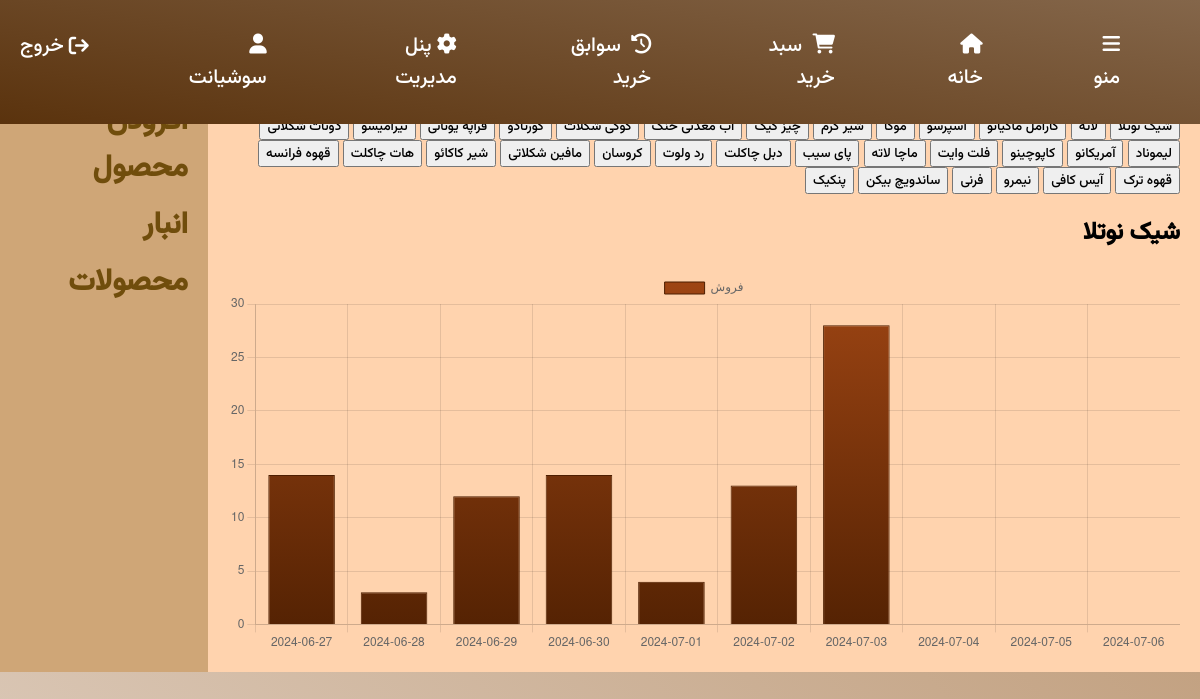
The app's page /management/ (signed in) with its own data.
### members/models.py (models this page shows)
class Member(AbstractBaseUser, PermissionsMixin):
    username = models.CharField(_("نام کاربری یا ایمیل"), max_length=255, unique=True, primary_key=True) # either user or email
    first_name = models.CharField(_("نام") ,max_length=255)
    last_name = models.CharField(_("نام خانوادگی"),max_length=255)
    phone_number = models.CharField(_("شماره همراه"),max_length=12, blank=True, null=True)
    password = models.CharField(_("رمز عبور"), max_length=128)
    created_date = models.DateTimeField(auto_now_add=True, null=True)
    last_login = models.DateTimeField(auto_now_add=True, blank=True, null=True)
    modified_date = models.DateTimeField(auto_now=True, null=True)
    is_active = models.BooleanField(_('active'), default=True)
    is_staff = models.BooleanField(_('staff status'), default=False)
    objects = MemberManager()
    USERNAME_FIELD = 'username'
    REQUIRED_FIELDS = ['first_name', 'last_name', 'password']
    class Meta:
        verbose_name = _('user')
        verbose_name_plural = _('users')
    def __str__(self):
        return self.first_name

### mainapp/models.py (models this page shows, shortened)
class Product(models.Model):
    CATEGORY_CHOICES = [
        ('hot_drinks', 'نوشیدنی گرم'),
        ('cold_drinks', 'نوشیدنی سرد'),
        ('cakes', 'کیک'),
        ('breakfast','صبحانه')
    ]
    category = models.CharField(_("دسته بندی محصول"),max_length=20, choices=CATEGORY_CHOICES, default='hot_drinks')
    name = models.CharField(_('نام'), max_length=255)
    description = models.CharField( _("توضیحات"), max_length=255, blank=True, null=True)
    price = models.DecimalField(_("قیمت"),default=0, max_digits=10, decimal_places=2, validators=[validators.MinValueValidator(0)])
    timeNeeded = models.IntegerField(_("زمان مورد نیاز"),default=0, validators=[validators.MaxValueValidator(60)])
    coffee = models.PositiveIntegerField(_("قهوه"),default=0)
    milk = models.PositiveIntegerField(_("شیر"),default=0)
    chocolate = models.PositiveIntegerField(_("شکلات"),default=0)
    flour = models.PositiveIntegerField(_("آرد"),default=0)
    sugar = models.PositiveIntegerField(_("شکر"),default=0)
    egg = models.PositiveIntegerField(_("تخم مرغ"),default=0)
    bread = models.PositiveIntegerField(_("نان"),default=0)
    image = models.ImageField(_("تصویر"),upload_to='products/')
    created_at = models.DateTimeField(auto_now_add=True)
    updated_at = models.DateTimeField(auto_now=True)
    sold_count = models.PositiveBigIntegerField(default=0)

### mainapp/views.py (the view)
# urls.py: path('management/', views.management_panel, name='management_panel'),
@staff_required
def management_panel(request):
    end_date = timezone.now().date()
    start_date = end_date - timedelta(days=9)
    dates = [start_date + timedelta(days=i) for i in range(10)]
    date_labels = [date.strftime("%Y-%m-%d") for date in dates]
    sales_data = defaultdict(lambda: {
        'labels': date_labels,
        'data': [0] * 10
    })
    last_week_sales = OrderProduct.objects.filter(order__order_date__date__range=[start_date, end_date])
    for sale in last_week_sales:
        product_name = sale.product.name
        sale_date = sale.order.order_date.date().strftime("%Y-%m-%d")
        if sale_date in sales_data[product_name]['labels']:
            index = sales_data[product_name]['labels'].index(sale_date)
            sales_data[product_name]['data'][index] += sale.quantity
    return render(request, 'mainapp/management_panel.html', {'sales_data': dict(sales_data)})

### templates/mainapp/management_panel.html (shortened to what this page needs)
{% extends 'base.html' %}
{% block content %}
<!DOCTYPE html>
<html lang="en">
<head>
    {% load static %}
    <link rel="stylesheet" href="{% static 'css/management_panel.css'%}">
</head>
<body>
    <div class="left-panel">
        <h1>نمودار فروش</h1>
        <div>
            {% for product_name in sales_data.keys %}
                <button onclick="showChart({{ forloop.counter0 }})">{{ product_name }}</button>
            {% endfor %}
        </div>
        <div>
            {% for product_name, data in sales_data.items %}
                <div class="chart-container" id="chart-container-{{ forloop.counter0 }}">
                    <h2>{{ product_name }}</h2>
                    <canvas id="chart-{{ forloop.counter0 }}" width="250" height="100"></canvas>
                </div>
                <script>
                    document.addEventListener("DOMContentLoaded", function() {
                        const ctx{{ forloop.counter0 }} = document.getElementById('chart-{{ forloop.counter0 }}').getContext('2d');
                        const gradient{{ forloop.counter0 }} = ctx{{ forloop.counter0 }}.createLinearGradient(0, 0, 0, 400);
                        gradient{{ forloop.counter0 }}.addColorStop(1, 'rgba(75, 30, 1, 1)');
                        gradient{{ forloop.counter0 }}.addColorStop(0, 'rgba(160, 70, 20, 1)');
                        const chart{{ forloop.counter0 }} = new Chart(ctx{{ forloop.counter0 }}, {
                            type: 'bar',
                            data: {
                                labels: {{ data.labels|safe }},
                                datasets: [{
                                    label: 'فروش',
                                    data: {{ data.data|safe }},
                                    backgroundColor: gradient{{ forloop.counter0 }},
                                    borderColor: 'rgba(77, 30, 1, 1)',
                                    borderWidth: 1
                                }]
                            },
                            options: {
                                scales: {
                                    y: {
                                        beginAtZero: true
                                    }
                                }
                            }
                        });
                    });
                </script>
            {% endfor %}
        </div>
    </div>
    <div class="right-panel">
        <h2>منوی ناوبری</h2>
        <ul class="menu">
            <li><a href="{% url 'create_product' %}">افزودن محصول</a></li>
            <li><a href="{% url 'select_storage' %}">انبار</a></li>
            <li><a href="{% url 'store' %}?from_admin=true">محصولات</a></li>
        </ul>
    </div>
    <script>
        // Show the first chart by default
        document.addEventListener("DOMContentLoaded", function() {
            showChart(0);
        });
        function showChart(index) {
            const containers = document.querySelectorAll('.chart-container');
            containers.forEach((container, i) => {
                container.classList.remove('active');
                if (i === index) {
                    container.classList.add('active');
                }
            });
        }
    </script>
</body>
</html>
{% endblock content %}

### templates/base.html (shortened to what this page needs)
<!DOCTYPE html>
<html lang="fa">
<head>
    {% load static %}
    <link rel="stylesheet" href="{% static 'css/homePage.css' %}">
    <link rel="stylesheet" href="https://cdnjs.cloudflare.com/ajax/libs/font-awesome/6.0.0-beta3/css/all.min.css">
</head>
<body>
    <div class="navbar">
        <ul>
            <li>
                <a id='menu' href="#"><i class="fas fa-bars" id='menu-svg'></i>منو</a>
            </li>
            <li><a id='home-button' href='{% url "index" %}'><i class="fas fa-home"></i>خانه</a></li>
            <li><a id='cart' href="{% url 'view_cart' %}"><i class="fas fa-shopping-cart"></i> سبد خرید</a></li>
            <li><a id='his'href="{% url 'order_history' %}"><i class="fas fa-history"></i> سوابق خرید</a></li>
            {% if user.is_authenticated and user.is_staff %}
                <li><a id='enter-ac' href="{% url 'management_panel' %}"><i class="fa-solid fa-gear"></i>پنل مدیریت</a></li>
            {% endif %}
            {% if user.is_authenticated %}
                <li><i class="fas fa-user"></i> {{ user }} </a></li>
                <li>
                    <form method="post" action="{% url 'logout' %}">
                        <button class="logout-button" type="submit"><i class="fa-solid fa-arrow-right-from-bracket"></i> خروج</button>
                    </form>
                </li>
            {% else %}
                <li><a id='enter-ac' href="{% url 'login' %}"><i class="fas fa-user"></i> ورود به حساب کاربری</a></li>
            {% endif %}
        </ul>
    </div>
    {% block content %}
    {% endblock content %}
</body>
</html>

### static/css/homePage.css (style rules this page uses)
* { font-family: Vazirmatn; }
body { margin: 0; padding: 0; direction: rtl; background: linear-gradient(225deg, #c3a282, #e4d7cc); }
.navbar { position: fixed; top: 0; width: 100%; display: flex; justify-content: space-between; align-items: center; background: linear-gradient(10deg, #59310b, #84664a); color: white; padding: 30px; font-size: 20px; z-index: 1; }
.navbar ul { list-style: none; padding: 0; margin: 0; display: flex; }
.navbar ul li { margin: 0 50px; position: relative; }
.navbar ul li a { color: white; text-decoration: none; transition: color 0.3s ease; }
.navbar ul li a i { margin-left: 5px; }
a { font-family: Vazirmatn !important; }
#menu-svg { transition: all 0.5s; transform:rotate(0deg); }

### static/css/management_panel.css (style rules this page uses)
body { display: flex; margin: 0; font-family: Arial, sans-serif; }
.left-panel { background-color: #ffd3ae; width: 85%; padding: 20px; }
.right-panel { width: 15%; padding: 20px; background-color: #cfa677; }
.chart-container { display: none; }
.chart-container.active { display: block; }
canvas { width: 100% !important; height: auto !important; }
.menu { list-style-type: none; padding: 0; }
.menu li { margin: 10px 0; }
.menu a { font-size: 30px; text-decoration: none; color: #704d0c; font-weight: bold; transition: 0.3s ease; }

### templates/base.html (style rules this page uses)
.logout-button { background: none; border: none; color: white; font-size: 20px; cursor: pointer; padding: 0; margin: 0; display: flex; align-items: center; transition: color 0.3s ease; }
.logout-button i { margin-left: 5px; }

### records on screen
Member: first_name "سوشیانت"
Product: keys "شیک نوتلا", sales_data "شیک نوتلا"
Product: keys "لاته"
Product: keys "کارامل ماکیاتو"
Product: keys "اسپرسو"
Product: keys "موکا"
Product: keys "شیر گرم"
Product: keys "چیز کیک"
Product: keys "آب معدنی خنک"
Product: keys "کوکی شکلات"
Product: keys "کورتادو"
Product: keys "فراپه یونانی"
Product: keys "تیرامیسو"
Product: keys "دونات شکلاتی"
Product: keys "لیموناد"
Product: keys "آمریکانو"
Product: keys "کاپوچینو"
Product: keys "فلت وایت"
Product: keys "ماچا لاته"
Product: keys "پای سیب"
Product: keys "دبل چاکلت"
Product: keys "رد ولوت"
Product: keys "کروسان"
Product: keys "مافین شکلاتی"
Product: keys "شیر کاکائو"
Product: keys "هات چاکلت"
Product: keys "قهوه فرانسه"
Product: keys "قهوه ترک"
Product: keys "آیس کافی"
Product: keys "نیمرو"
Product: keys "فرنی"
Product: keys "ساندویچ بیکن"
Product: keys "پنکیک"
